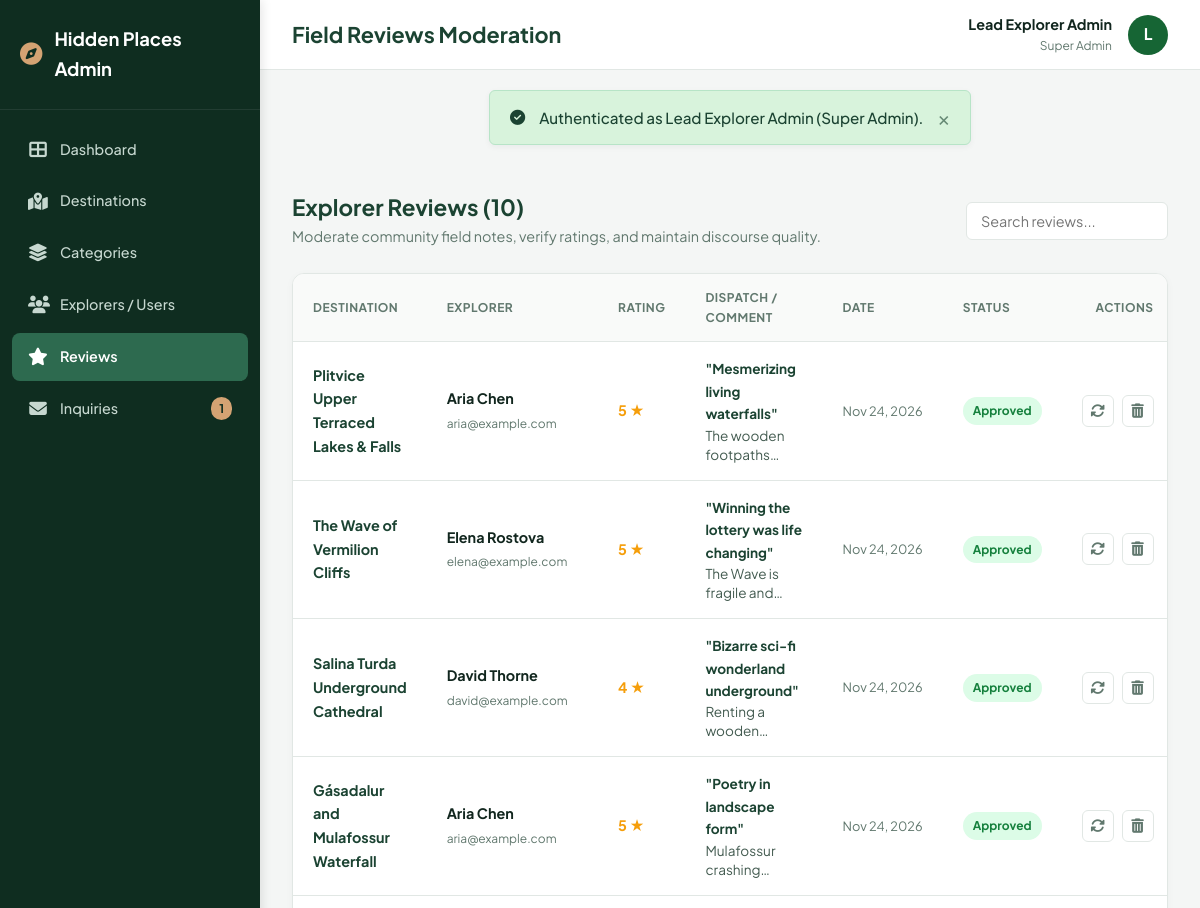
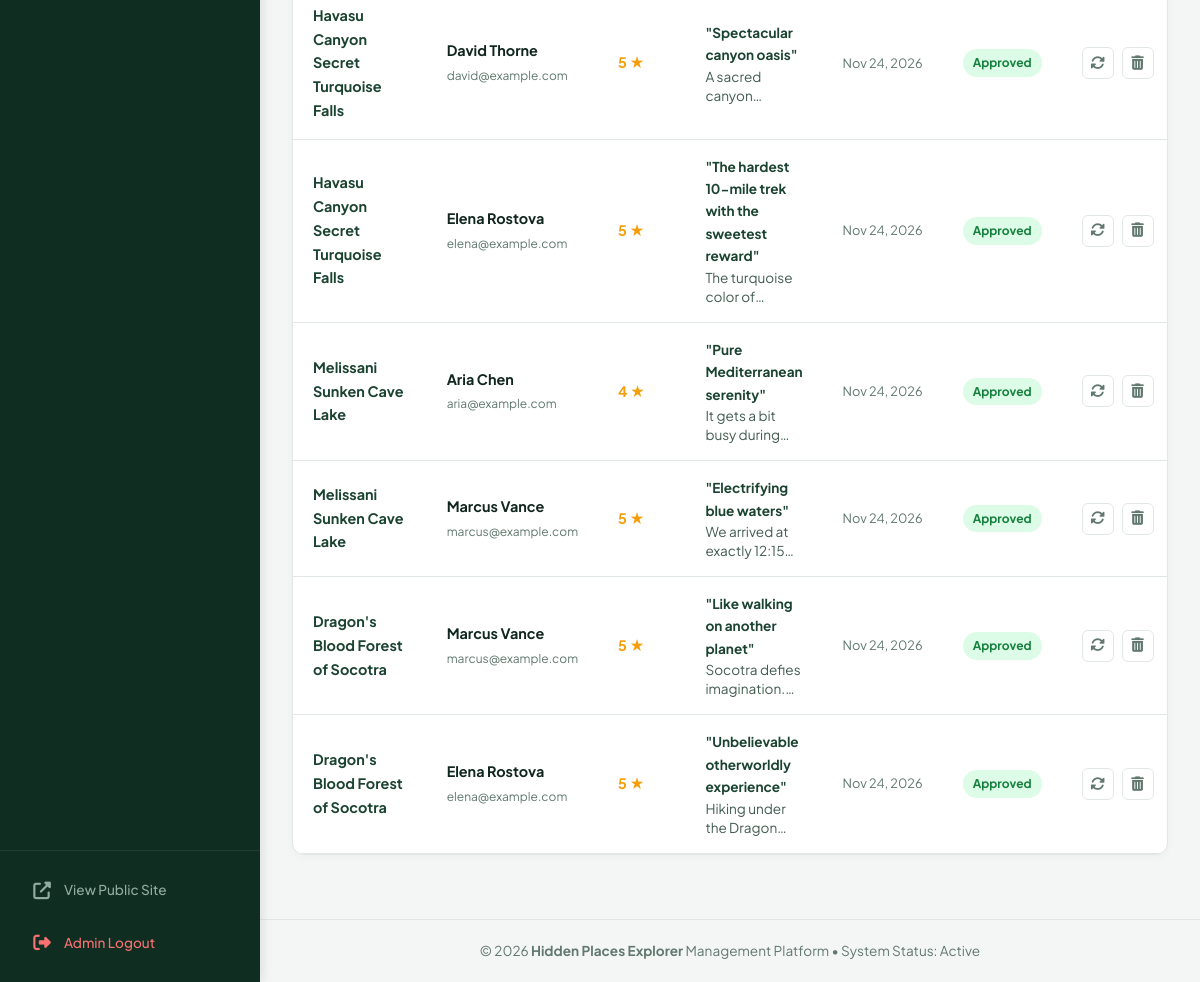
Page /admin/reviews.php (signed in) on the committed database (2 pictures, top to bottom).
### tables this page shows
CREATE TABLE `reviews` (
  `id` INT AUTO_INCREMENT PRIMARY KEY,
  `destination_id` INT NOT NULL,
  `user_id` INT NOT NULL,
  `rating` TINYINT NOT NULL CHECK (`rating` BETWEEN 1 AND 5),
  `title` VARCHAR(150) NULL,
  `comment` TEXT NOT NULL,
  `status` ENUM('approved', 'pending') DEFAULT 'approved',
  `created_at` TIMESTAMP DEFAULT CURRENT_TIMESTAMP,
  CONSTRAINT `fk_review_destination` FOREIGN KEY (`destination_id`) REFERENCES `destinations` (`id`) ON DELETE CASCADE,
  CONSTRAINT `fk_review_user` FOREIGN KEY (`user_id`) REFERENCES `users` (`id`) ON DELETE CASCADE
);

CREATE TABLE `destinations` (
  `id` INT AUTO_INCREMENT PRIMARY KEY,
  `category_id` INT NOT NULL,
  `title` VARCHAR(255) NOT NULL,
  `slug` VARCHAR(255) NOT NULL UNIQUE,
  `tagline` VARCHAR(255) NOT NULL,
  `description` LONGTEXT NOT NULL,
  `location` VARCHAR(255) NOT NULL,
  `country` VARCHAR(100) NOT NULL,
  `difficulty` ENUM('Easy', 'Moderate', 'Challenging', 'Expert') DEFAULT 'Moderate',
  `best_season` VARCHAR(100) NOT NULL,
  `estimated_duration` VARCHAR(100) DEFAULT '1-2 Days',
  `image_url` VARCHAR(500) NOT NULL,
  `gallery` TEXT NULL,
  `map_embed_url` TEXT NOT NULL,
  `map_link` VARCHAR(500) NOT NULL,
  `latitude` DECIMAL(10, 7) NULL,
  `longitude` DECIMAL(10, 7) NULL,
  `travel_tips` TEXT NULL,
  `is_featured` TINYINT(1) DEFAULT 0,
  `views_count` INT DEFAULT 0,
  `created_at` TIMESTAMP DEFAULT CURRENT_TIMESTAMP,
  `updated_at` TIMESTAMP DEFAULT CURRENT_TIMESTAMP ON UPDATE CURRENT_TIMESTAMP,
  CONSTRAINT `fk_destination_category` FOREIGN KEY (`category_id`) REFERENCES `categories` (`id`) ON DELETE CASCADE
);

CREATE TABLE `users` (
  `id` INT AUTO_INCREMENT PRIMARY KEY,
  `name` VARCHAR(100) NOT NULL,
  `email` VARCHAR(150) NOT NULL UNIQUE,
  `password` VARCHAR(255) NOT NULL,
  `avatar` VARCHAR(255) DEFAULT 'default_avatar.png',
  `bio` TEXT NULL,
  `status` ENUM('active', 'inactive') DEFAULT 'active',
  `created_at` TIMESTAMP DEFAULT CURRENT_TIMESTAMP
);

### admin/reviews.php (the view, shortened to what this page needs)
<?php
require_once __DIR__ . '/../includes/admin_header.php';
$pdo = getDBConnection();
$reviews = $pdo->query("
    SELECT r.*, u.name AS user_name, u.email AS user_email, d.title AS dest_title, d.id AS dest_id
    FROM reviews r
    JOIN users u ON r.user_id = u.id
    JOIN destinations d ON r.destination_id = d.id
    ORDER BY r.id DESC
")->fetchAll();
?>
<div style="display: flex; justify-content: space-between; align-items: center; margin-bottom: 24px; flex-wrap: wrap; gap: 16px;">
    <div>
        <h2 style="font-size: 1.4rem; color: var(--admin-primary); margin: 0 0 4px;">Explorer Reviews (<?= count($reviews) ?>)</h2>
        <p style="color: var(--admin-text-muted); font-size: 0.9rem; margin: 0;">Moderate community field notes, verify ratings, and maintain discourse quality.</p>
    </div>
    <div>
        <input type="text" id="admin-table-search" placeholder="Search reviews..." style="padding: 9px 14px; border: 1px solid var(--admin-border); border-radius: 6px; font-size: 0.9rem;">
    </div>
</div>
<div class="admin-card">
    <div class="admin-table-responsive">
        <table class="admin-table">
            <thead>
                <tr>
                    <th>Destination</th>
                    <th>Explorer</th>
                    <th>Rating</th>
                    <th style="max-width: 300px;">Dispatch / Comment</th>
                    <th>Date</th>
                    <th>Status</th>
                    <th style="text-align: right;">Actions</th>
                </tr>
            </thead>
            <tbody>
                <?php if (empty($reviews)): ?>
                    <tr><td colspan="7" class="text-center" style="padding: 24px;">No reviews found.</td></tr>
                <?php else: ?>
                    <?php foreach ($reviews as $rev): ?>
                        <tr>
                            <td>
                                <a href="<?= $baseUrl ?>/destination.php?id=<?= $rev['dest_id'] ?>" target="_blank" style="font-weight: 700; color: var(--admin-primary);">
                                    <?= e($rev['dest_title']) ?>
                                </a>
                            </td>
                            <td>
                                <strong><?= e($rev['user_name']) ?></strong><br>
                                <span style="font-size: 0.75rem; color: var(--admin-text-muted);"><?= e($rev['user_email']) ?></span>
                            </td>
                            <td>
                                <span style="color: #f59e0b; font-weight: 700;"><?= (int)$rev['rating'] ?> &starf;</span>
                            </td>
                            <td style="max-width: 300px;">
                                <?php if (!empty($rev['title'])): ?>
                                    <strong style="display: block; font-size: 0.85rem; color: var(--admin-primary);">"<?= e($rev['title']) ?>"</strong>
                                <?php endif; ?>
                                <span style="font-size: 0.85rem; color: #435b50; line-height: 1.4; display: -webkit-box; -webkit-line-clamp: 2; -webkit-box-orient: vertical; overflow: hidden;">
                                    <?= e($rev['comment']) ?>
                                </span>
                            </td>
                            <td style="font-size: 0.8rem; color: var(--admin-text-muted); white-space: nowrap;">
                                <?= date('M j, Y', strtotime($rev['created_at'])) ?>
                            </td>
                            <td>
                                <a href="reviews.php?toggle_status=1&id=<?= $rev['id'] ?>&token=<?= $csrfToken ?>" title="Click to toggle approval">
                                    <span class="badge-status badge-<?= e($rev['status']) ?>">
                                        <?= ucfirst(e($rev['status'])) ?>
                                    </span>
                                </a>
                            </td>
                            <td>
                                <div class="action-btn-group" style="justify-content: flex-end;">
                                    <a href="reviews.php?toggle_status=1&id=<?= $rev['id'] ?>&token=<?= $csrfToken ?>" class="btn-icon" title="Toggle Status">
                                        <i class="fas fa-sync-alt"></i>
                                    </a>
                                    <a href="reviews.php?delete=<?= $rev['id'] ?>&token=<?= $csrfToken ?>" class="btn-icon btn-icon-danger" title="Delete Review" onclick="return confirmDelete('Delete this review permanently?');">
                                        <i class="fas fa-trash-alt"></i>
                                    </a>
                                </div>
                            </td>
                        </tr>
                    <?php endforeach; ?>
                <?php endif; ?>
            </tbody>
        </table>
    </div>
</div>
<?php require_once __DIR__ . '/../includes/admin_footer.php'; ?>

### assets/css/style.css (style rules this page uses)
:root { --color-primary-dark: #0f2d20; --color-primary: #184332; --color-primary-light: #2d6a4f; --color-primary-subtle: #40916c; --color-primary-bg: #eaf3ee; --color-accent: #d4a373; --color-accent-hover: #b98655; --color-gold: #e9c46a; --color-cream-bg: #fcfbf7; --color-cream-alt: #f4f0e6; --color-cream-card: #f9f7f1; --color-cream-border: #e3ded2; --color-white: #ffffff; --color-text-main: #142820; --color-text-muted: #536b60; --color-text-light: #7b9487; --color-danger: #c93b3b; --color-success: #2d6a4f; --color-warning: #e09f3e; --font-sans: 'Plus Jakarta Sans', system-ui, -apple-system, sans-serif; --font-serif: 'Playfair Display', Georgia, serif; --max-width: 1240px; --radius-sm: 6px; --radius-md: 12px; --radius-lg: 20px; --radius-pill: 9999px; --shadow-sm: 0 2px 6px rgba(15, 45, 32, 0.05); --shadow-md: 0 8px 24px rgba(15, 45, 32, 0.08); --shadow-lg: 0 16px 40px rgba(15, 45, 32, 0.12); --shadow-hover: 0 20px 48px rgba(15, 45, 32, 0.16); --transition: all 0.3s cubic-bezier(0.25, 0.8, 0.25, 1); }
*, *::before, *::after { box-sizing: border-box; margin: 0; padding: 0; }
html { scroll-behavior: smooth; font-size: 16px; }
body { font-family: var(--font-sans); background-color: var(--color-cream-bg); color: var(--color-text-main); line-height: 1.65; min-height: 100vh; display: flex; flex-direction: column; overflow-x: hidden; }
a { color: var(--color-primary); text-decoration: none; transition: var(--transition); }
button, input, select, textarea { font-family: inherit; font-size: inherit; }
h1, h2, h3, h4, h5, h6 { color: var(--color-primary-dark); font-weight: 700; line-height: 1.25; }

### assets/css/admin.css (style rules this page uses)
:root { --admin-sidebar-bg: #0f2d20; --admin-sidebar-hover: #194833; --admin-sidebar-active: #2d6a4f; --admin-sidebar-width: 260px; --admin-bg: #f4f6f5; --admin-card-bg: #ffffff; --admin-border: #e1e7e4; --admin-primary: #1b4332; --admin-primary-light: #2d6a4f; --admin-accent: #d4a373; --admin-text-dark: #11261e; --admin-text-muted: #61786e; --admin-danger: #dc2626; --admin-danger-bg: #fee2e2; --admin-success: #15803d; --admin-success-bg: #dcfce7; --admin-warning: #b45309; --admin-warning-bg: #fef3c7; --admin-info: #0369a1; --admin-info-bg: #e0f2fe; }
body.admin-body { background: var(--admin-bg); color: var(--admin-text-dark); font-family: 'Plus Jakarta Sans', system-ui, -apple-system, sans-serif; margin: 0; padding: 0; display: flex; min-height: 100vh; }
.admin-card { background: var(--admin-card-bg); border: 1px solid var(--admin-border); border-radius: 12px; box-shadow: 0 2px 8px rgba(0, 0, 0, 0.03); overflow: hidden; margin-bottom: 32px; }
.admin-table-responsive { overflow-x: auto; width: 100%; }
.admin-table { width: 100%; border-collapse: collapse; text-align: left; font-size: 0.9rem; }
.admin-table th { background: #f9faf9; padding: 14px 20px; font-weight: 700; color: var(--admin-text-muted); border-bottom: 1px solid var(--admin-border); text-transform: uppercase; font-size: 0.75rem; letter-spacing: 0.5px; }
.admin-table td { padding: 16px 20px; border-bottom: 1px solid var(--admin-border); color: var(--admin-text-dark); vertical-align: middle; }
.badge-status { display: inline-flex; align-items: center; gap: 6px; padding: 4px 10px; border-radius: 9999px; font-size: 0.75rem; font-weight: 700; }
.badge-approved, .badge-active, .badge-replied { background: var(--admin-success-bg); color: var(--admin-success); }
.action-btn-group { display: flex; align-items: center; gap: 8px; }
.btn-icon { width: 32px; height: 32px; border-radius: 6px; display: flex; align-items: center; justify-content: center; border: 1px solid var(--admin-border); background: #ffffff; color: var(--admin-text-muted); cursor: pointer; text-decoration: none; transition: all 0.2s ease; }

### rows in the picture
reviews: destination.title "Plitvice Upper Terraced Lakes & Falls", user.name "Aria Chen", user.email "aria@example.com", rating "5", title "Mesmerizing living waterfalls", comment "The wooden…", created_at "Nov 24, 2026", status "Approved"
reviews: destination.title "The Wave of Vermilion Cliffs", user.name "Elena Rostova", user.email "elena@example.com", rating "5", title "Winning the lottery was life changing", comment "The Wave is fragile…", created_at "Nov 24, 2026", status "Approved"
reviews: destination.title "Salina Turda Underground Cathedral", user.name "David Thorne", user.email "david@example.com", rating "4", title "Bizarre sci-fi wonderland underground", comment "Renting a…", created_at "Nov 24, 2026", status "Approved"
reviews: destination.title "Gásadalur and Mulafossur Waterfall", user.name "Aria Chen", user.email "aria@example.com", rating "5", title "Poetry in landscape form", comment "Mulafossur…", created_at "Nov 24, 2026", status "Approved"
reviews: destination.title "Havasu Canyon Secret Turquoise Falls", user.name "David Thorne", user.email "david@example.com", rating "5", title "Spectacular canyon oasis", comment "A sacred…", created_at "Nov 24, 2026", status "Approved"
reviews: destination.title "Havasu Canyon Secret Turquoise Falls", user.name "Elena Rostova", user.email "elena@example.com", rating "5", title "The hardest 10-mile trek with the sweetest reward", comment "The turquoise color…", created_at "Nov 24, 2026", status "Approved"
reviews: destination.title "Melissani Sunken Cave Lake", user.name "Aria Chen", user.email "aria@example.com", rating "4", title "Pure Mediterranean serenity", comment "It gets a bit busy…", created_at "Nov 24, 2026", status "Approved"
reviews: destination.title "Melissani Sunken Cave Lake", user.name "Marcus Vance", user.email "marcus@example.com", rating "5", title "Electrifying blue waters", comment "We arrived at exactly…", created_at "Nov 24, 2026", status "Approved"
reviews: destination.title "Dragon's Blood Forest of Socotra", user.name "Marcus Vance", user.email "marcus@example.com", rating "5", title "Like walking on another planet", comment "Socotra defies…", created_at "Nov 24, 2026", status "Approved"
reviews: destination.title "Dragon's Blood Forest of Socotra", user.name "Elena Rostova", user.email "elena@example.com", rating "5", title "Unbelievable otherworldly experience", comment "Hiking under the…", created_at "Nov 24, 2026", status "Approved"

### other values in the picture
$unreadContactsCount "1"
$pageTitle "Field Reviews Moderation"
$currentAdmin['name'] "Lead Explorer Admin"
$currentAdmin['role'] "Super Admin"
substr($currentAdmin['name'], 0, 1) "L"
$text "Authenticated as Lead Explorer Admin (Super Admin)."
count($reviews) "10"
